Frame 1 (no input): blank canvas, image omitted
Frame 60 (no input): blank canvas, image omitted
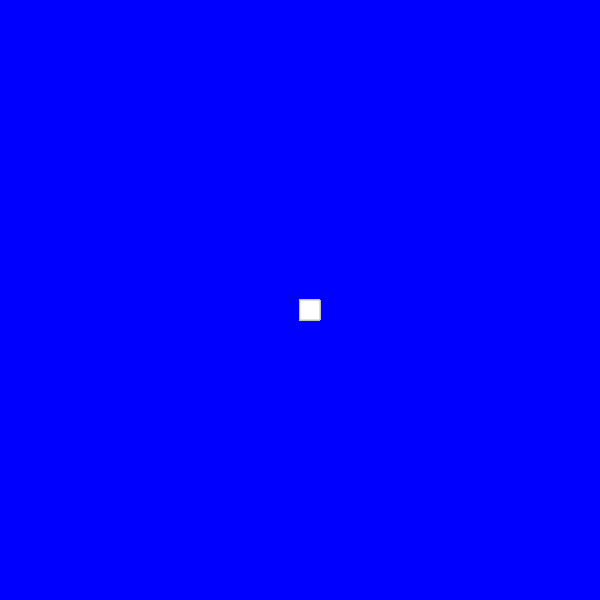
Frame 120 (the mouse pressed at the canvas centre since frame 60)

The p5.js sketch whose frames 1 and 60 were blank and that drew this single picture after the mouse press (run headless with seeded random() and noise() and a simulated clock; from frame 60 on, the mouse is pressed at the canvas centre):

// p5.js sketch
// ── sketch.js
function setup() {
  createCanvas(600, 600);
  background("blue");
}

function draw() {
  
fill("white");  
 stroke("silver");     
  if(mouseIsPressed){
  rect(mouseX,mouseY,20,20);
}  
}
